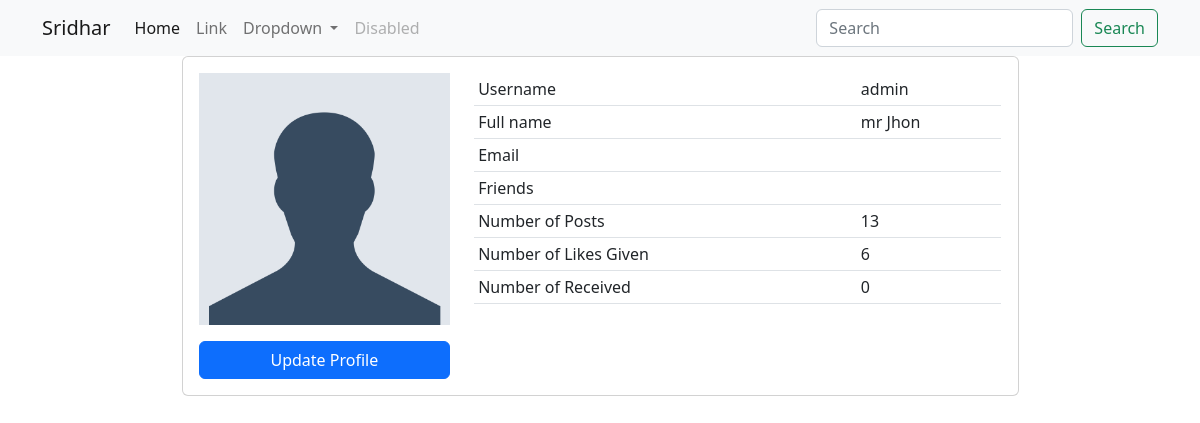
Page /profiles/ (signed in) on the committed database.
### profiles/models.py (models this page shows, shortened)
class Profile(models.Model):
    first_name = models.CharField(max_length=100,blank=True)
    last_name = models.CharField(max_length=100,blank=True)
    user = models.OneToOneField(User, on_delete=models.CASCADE)
    bio = models.TextField(default='no bio.')
    email = models.EmailField(max_length=200,blank=True)
    country = models.CharField(max_length=100,blank=True)
    avatar = models.ImageField(upload_to='user_avatar/', default='user.png')
    friends = models.ManyToManyField(User,blank=True,related_name='friends')
    slug = models.SlugField(unique=True, blank=True)
    created = models.DateTimeField(auto_now_add=True)
    updated = models.DateTimeField(auto_now=True)
    objects = ProfileManager()
    def get_friends(self):
        return self.friends.all()
    def get_post_number(self):
        return self.posts.all().count()
    def get_likes_given(self):
        likes = self.like_set.all()
        total_like = 0
        for item in likes:
            if item.value == 'like':
                total_like += 1
        return total_like
    def get_likes_received(self):
        posts = self.posts.all()
        total_like = 0
        for item in posts:
            total_like = item.liked.all().count()
        return total_like

### posts/models.py (models this page shows, shortened)
class Like(models.Model):
    user = models.ForeignKey(Profile, on_delete=models.CASCADE)
    post = models.ForeignKey(Post, on_delete=models.CASCADE)
    value = models.CharField(max_length=10, choices= LIKE_VALUE)
    created = models.DateTimeField(auto_now_add=True)
    updated = models.DateTimeField(auto_now=True)

class Post(models.Model):
    content = models.TextField(blank=True)
    image = models.ImageField(blank=True, upload_to='post_image/',validators= [FileExtensionValidator(['png', 'jpg', 'jpeg','webp'])])
    liked = models.ManyToManyField(Profile, blank=True, related_name='likes')
    author = models.ForeignKey(Profile, on_delete=models.CASCADE,related_name='posts')
    created = models.DateTimeField(auto_now_add=True)
    updated = models.DateTimeField(auto_now=True)
    class Meta:
        ordering = ['-created']

### profiles/views.py (the view)
# urls.py: path('',views.user_profile,name='user-profile'),
def user_profile(request):
    profile = Profile.objects.get(user= request.user)
    form = ProfileForm(request.POST or None, request.FILES or None, instance=profile)
    confirm = False
    if request.method == 'POST':
        if form.is_valid():
            form.save()
            confirm = True
    context = {
        'form': form,
        'profile': profile,
        'confirm': confirm,
    }
    return render(request,'profiles/user_profile.html',context)

### profiles/forms.py
class ProfileForm(forms.ModelForm):
    class Meta:
        model = Profile
        fields = ('first_name', 'last_name', 'avatar', 'bio')

### templates/profiles/user_profile.html (shortened to what this page needs)
{% extends 'base.html' %}
{% block body %}
{% include 'navbar.html' %}
<div class="container">
    <div class="card card-body w-75 m-auto" style="width:18rem;">
        <div class="row">
            <div class="col-md-4 text-center">
                <img src="{{profile.avatar.url}}" class="img-fluid" alt="">
                <button type="button" class="btn btn-primary w-100 mt-3 " data-bs-toggle="modal" data-bs-target="#modalId">
      Update Profile
    </button>
            </div>
            <div class="col-md-8">
                <table class="table table-sm">
                    <tr>
                        <td>Username</td>
                        <td>{{request.user}}</td>
                    </tr>
                    <tr>
                        <td>Full name </td>
                        <td>{{profile.first_name}} {{profile.last_name}}</td>
                    </tr>
                    <tr>
                        <td>Email</td>
                        <td>{{profile.email}}</td>
                    </tr>
                    <tr>
                        <td>Friends</td>
                        <td>
                        </td>
                    </tr>
                    <tr>
                        <td>
                            Number of Posts
                        </td>
                        <td>
                            {{profile.get_post_number}}
                        </td>
                    </tr>
                    <tr>
                        <td>
                            Number of Likes Given
                        </td>
                        <td>
                            {{profile.get_likes_given}}
                        </td>
                    </tr>
                    <tr>
                        <td>
                            Number of Received
                        </td>
                        <td>
                            {{profile.get_likes_received}}
                        </td>
                    </tr>
                </table>
            </div>
        </div>
    </div>
</div>
{% endblock body %}

### rows in the picture
Profile: avatar (placeholder picture), first_name "mr", last_name "Jhon", get_post_number "13", get_likes_given "6", get_likes_received "0"

### other values in the picture
{{ request.user }} "admin"
